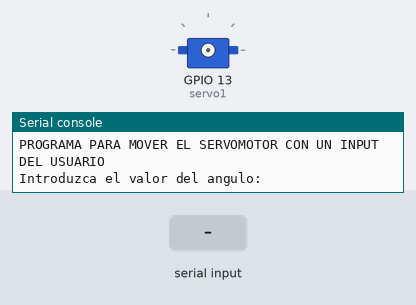
This program was run on a simulated ESP32 board running MicroPython. On the bench: servo, the last lines printed to the serial console. The inputs (shaded band) are chosen by the test bench. Servo angles are drawn from the pulse width (0.5 ms = 0°, 2.5 ms = 180°).

Above: at 1.2 s.
1.3 s: "5" typed at the serial console, then Enter
2.8 s: "90" typed at the serial console, then Enter
At 4.0 s:
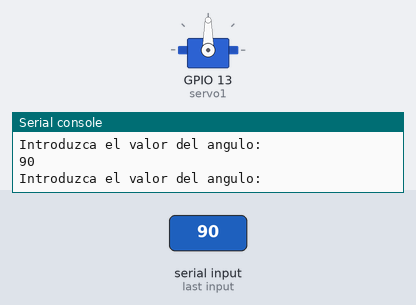
4.3 s: "200" typed at the serial console, then Enter
At 5.2 s:
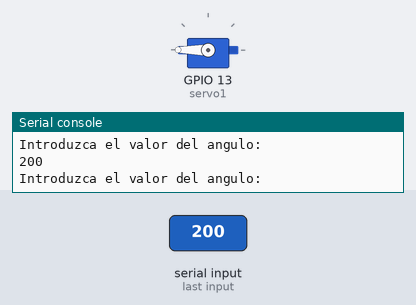
Timing chart, 0 to 7.3 s (numbered marks = the images above; inputs shaded):
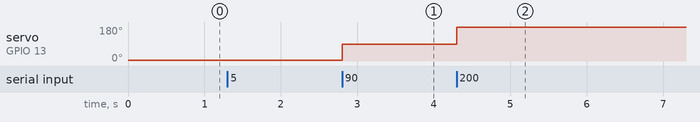

Measured:
- after the input at 2.8 s, servo on GPIO 13 (servo1): 5° → 90° at once
- after the input at 4.3 s, servo on GPIO 13 (servo1): 90° → 180° at once

The program:

servo_esp32.py
```python
from machine import Pin, PWM
import time

servo1 = PWM(Pin(13))
servo1.freq(50)
print("PROGRAMA PARA MOVER EL SERVOMOTOR CON UN INPUT DEL USUARIO")
while True:
    entrada = input("Introduzca el valor del angulo: ")
    if entrada == "":
        print("Fin del programa")
        break
    else:
        ton = ((int(entrada)+45)*100000)/9
        servo1.duty_ns(int(ton))
    '''

    for pulso in range(500000, 2500000, 1000):
        servo1.duty_ns(pulso)
        time.sleep_ms(1)
    for pulso in range(2500000,500000, -1000):
        servo1.duty_ns(pulso)
        time.sleep_ms(1)
    '''    
```
